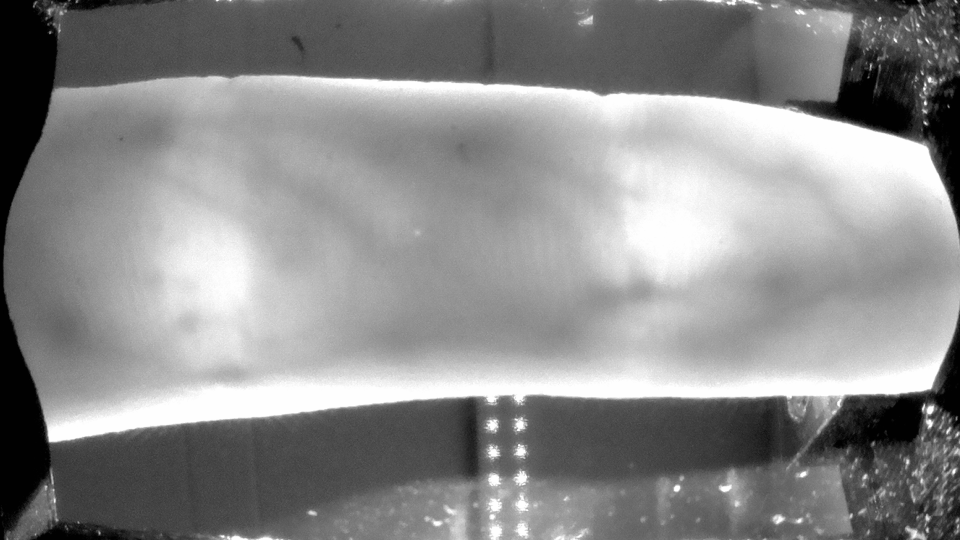
%> input picture matlab tests/2.png, 1920 x 1080 px (shown at 1/2 size)
$ octave lee_usage.m   (GNU Octave 9; MATLAB toolbox functions it lacks are replaced by stand-ins)
%> lines starting %> are read from the running program, lines starting %| are printed output that depends on the picture; in (x1, y1, x2, y2) boxes, pixels count from 0 and x2, y2 are one past the last pixel; in counts of white or black regions, pixels touching at a corner belong together; the program's own positions count from 1
### matlab tests/lee_region.m
function [region, edges] = lee_region(img, mask_h, mask_w)
%> called with mask_h = 4, mask_w = 20
% Localise the finger region using Lee's method

% Parameters:
%  img    - Input vascular image
%  mask_h - Height of the mask
%  mask_w - Width of the mask

% Returns:
%  region - Binary mask indicating the finger region
%  edges  - Matrix containing two rows, first row corresponds to the
%           y-positions of the upper finger edge and the second row
%           corresponds to the y-positions of the lower finger edge.

% Reference:
% Finger vein recognition using minutia-based alignment and local binary
%   pattern-based feature extraction
% E.C. Lee, H.C. Lee and K.R. Park
% International Journal of Imaging Systems and Technology
%   Volume 19, Issue 3, September 2009, Pages 175-178
% doi: 10.1002/ima.20193

% Author:  Bram Ton <b.t.ton@alumnus.utwente.nl>
% Date:    20th March 2012
% License: Simplified BSD License

[img_h, img_w] = size(img);

% Determine lower half starting point
if mod(img_h,2) == 0
    half_img_h = img_h/2 + 1;
else
    half_img_h = ceil(img_h/2);
end

% Construct mask for filtering
mask = zeros(mask_h,mask_w);
mask(1:mask_h/2,:) = -1;
mask(mask_h/2 + 1:end,:) = 1;

% Filter image using mask
img_filt = imfilter(img, mask,'replicate');
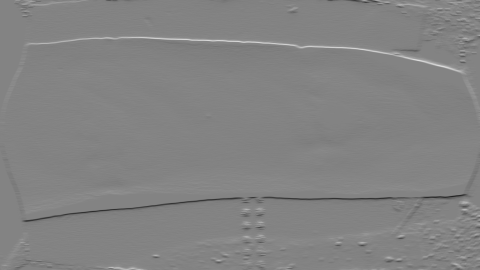
%> img_filt: size 1080x1920 double (shown at 1/4 size); min -13.87, max 13.11, mean 0.00545; drawn with min black and max white
%figure; imshow(img_filt,[])

% Upper part of filtred image
img_filt_up = img_filt(1:(half_img_h-1),:);
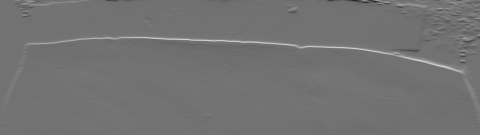
%> img_filt_up: size 540x1920 double (shown at 1/4 size); min -10.65, max 13.11, mean 0.0464; drawn with min black and max white
[~, y_up] = max(img_filt_up);
%> y_up = 1920 values, max 491 at index 1, min 2 at index 65, mean 186.5

% Lower part of filtred image
img_filt_lo = img_filt(half_img_h:end,:);
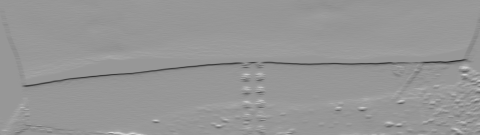
%> img_filt_lo: size 540x1920 double (shown at 1/4 size); min -13.87, max 9.55, mean -0.0355; drawn with min black and max white
[~,y_lo] = min(img_filt_lo);
%> y_lo = 1920 values, max 538 at index 56, min 98 at index 13, mean 281.6

% Fill region between upper and lower edges
region = zeros(size(img));
for i=1:img_w
    region(y_up(i):y_lo(i)+size(img_filt_lo,1), i) = 1;
end
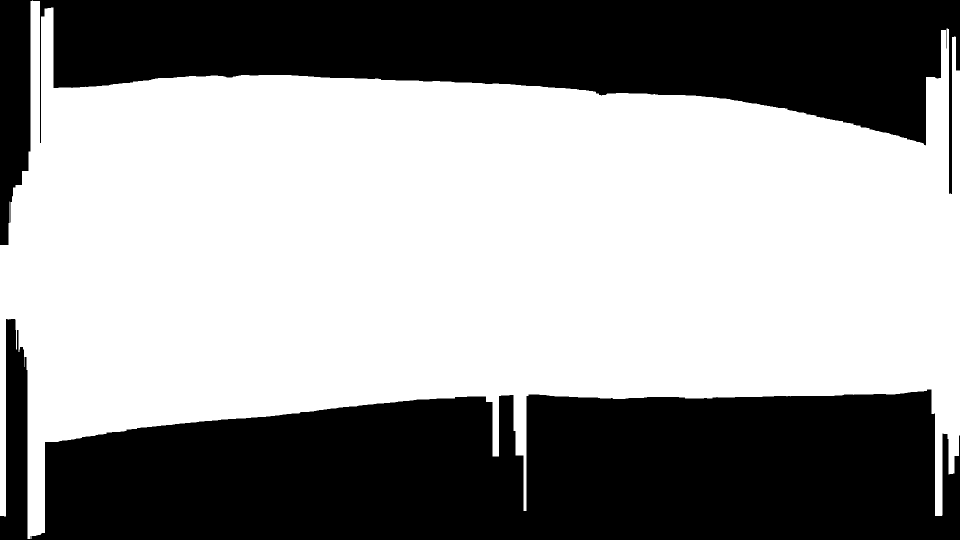
%> region: size 1080x1920 double (shown at 1/2 size); values 0 (black) and 1 (white), 58.9% white; 2 black regions, box (x1, y1, x2, y2) and area: (0, 638, 1920, 1080) 496076, (0, 0, 1920, 490) 356068

% Save y-position of finger edges
edges = zeros(2,img_w);
edges(1,:) = y_up;
edges(2,:) = round(y_lo + size(img_filt_lo,1));

### matlab tests/huang_normalise.m
function [img,fvr,rot,tr] = huang_normalise(img, fvr, edges)
% Simple finger normalisation, it aligns the finger to the centre of the
% image using an affine transformation. Elliptic projection which is
% described in the referenced paper is not included.

% Parameters:
%  img   - Input vascular image
%  fvr   - Binary image of the finger region
%  edges - Edges of the finger, first row contains the y-coordinates of
%          the top edge and the second row contains the y-coordinates of
%          the bottom edge.

% Returns:
%  img - Transformed image
%  fvr - Transformed finger region
%  rot - Rotation in degrees applied by the transformation
%  tr  - Translation in pixels applied in transformation

% Reference:
% Finger-vein authentication based on wide line detector and pattern
%    normalization
% B. Huang, Y. Dai, R. Li, D. Tang and W. Li
% 20th International Conference on Pattern Recognition (ICPR), 2010
% doi: 10.1109/ICPR.2010.316

% Author:  Bram Ton <b.t.ton@alumnus.utwente.nl>
% Date:    13th March 2012
% License: Simplified BSD License

[img_h, img_w] = size(img);
bl = (edges(1,:) + edges(2,:))/2; % Base line

% Fit a straight line through the base line points
brob = robustfit(1:img_w,bl);
rot = -1*atan(brob(2)); % Rotation
tr = img_h/2 - brob(1); % Translation

% Construct the spatial transformation structure for an affine transform
tform = maketform('affine',[cos(rot), sin(rot),0;-sin(rot),cos(rot),0;0,tr,1]);

% Apply the transformation
img = imtransform(img,tform,          'XData',[1 img_w],'YData',[1 img_h]);
fvr = imtransform(fvr,tform,'nearest','XData',[1 img_w],'YData',[1 img_h]);

rot = rot*(180/pi); % Convert radians to degrees

### matlab tests/lee_usage.m
% This script shows how the finger region and edges can be detected.

img = im2double(imread('2.png')); % Read image
%img = imresize(img, 0.5);              % Downscale image

mask_height=4; % Height of the mask
mask_width=20; % Width of the mask
[fvr, edges] = lee_region(img,mask_height,mask_width);
%> edges = 1920 columns, first 8: [491 491 491 491 491 491 491 491; 1032 1032 1032 1032 1032 1032 1032 1032]

% Create a nice image for showing the edges
edge_img = zeros(size(img));
edge_img(edges(1,:) + size(img,1)*[0:size(img,2)-1]) = 1;
%> edge_img: size 1080x1920 double; values 0 (black) and 1 (white), 0.09% white in thin lines or dots, all inside (x1, y1, x2, y2) = (0, 1, 1920, 491)
edge_img(edges(2,:) + size(img,1)*[0:size(img,2)-1]) = 1;
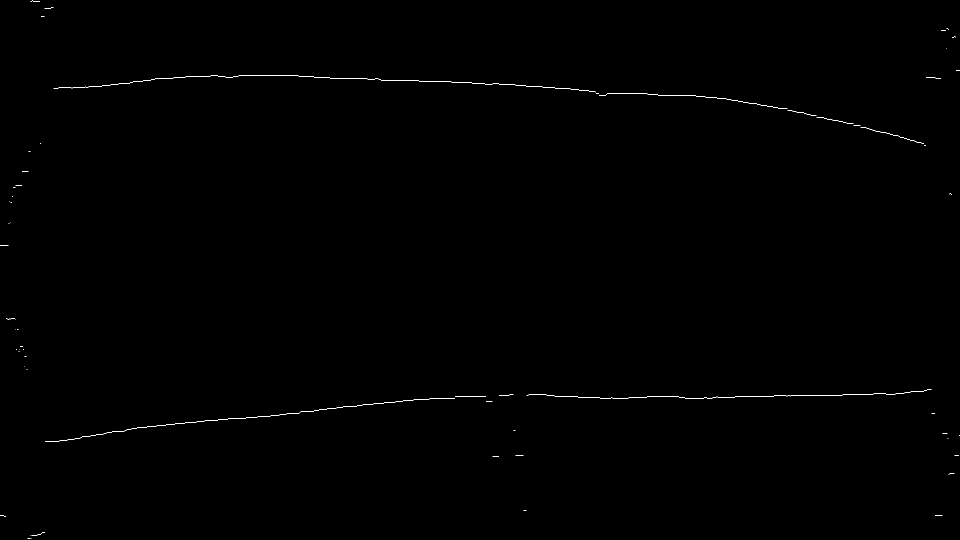
%> edge_img: size 1080x1920 double (shown at 1/2 size); values 0 (black) and 1 (white), 0.19% white in thin lines or dots

rgb = zeros([size(img) 3]);
rgb(:,:,1) = (img - img.*edge_img) + edge_img;
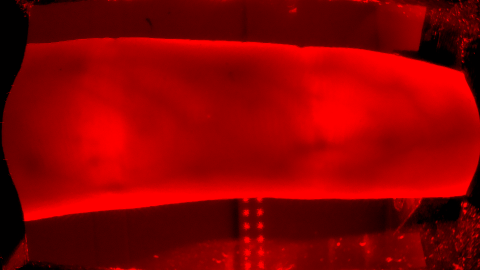
%> rgb: size 1080x1920x3 double (shown at 1/4 size); mean R, G, B 0.545, 0, 0
rgb(:,:,2) = (img - img.*edge_img);
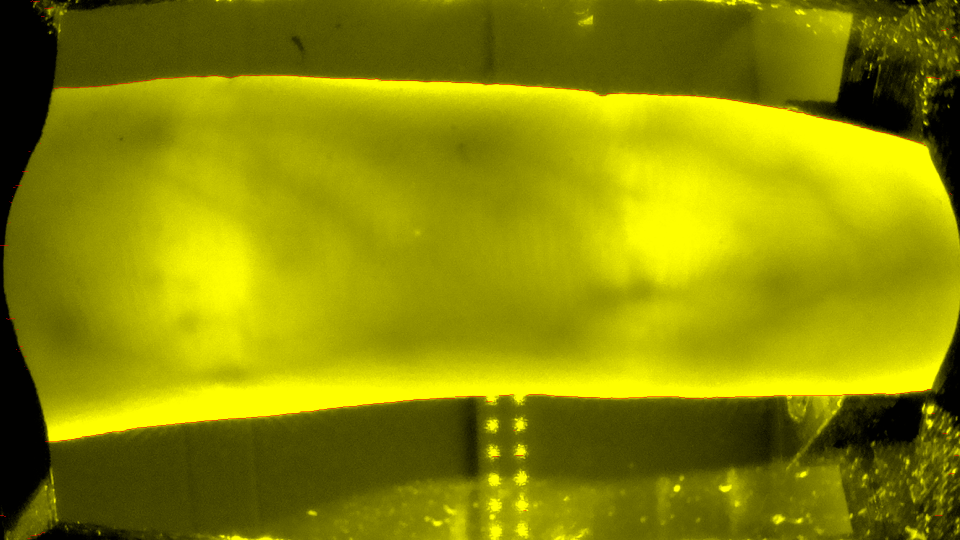
%> rgb: size 1080x1920x3 double (shown at 1/2 size); mean R, G, B 0.545, 0.543, 0
rgb(:,:,3) = (img - img.*edge_img);

% Show the original, detected region and edges in one figure
figure;
subplot(3,1,1)
  imshow(img,[])
  title('Original image')
subplot(3,1,2)
  imshow(fvr)
  title('Finger region')
 subplot(3,1,3)
  imshow(rgb)
  title('Finger edges')

%% Image for report
[imgn,fvrn,rot,tr] = huang_normalise(img,fvr,edges);
%> in huang_normalise, `bl = (edges(1,:) + edges(2,:))/2;`: bl = 1920 values, max 762 at index 9, min 450 at index 103, mean 504
%> the run ends on the next line

$ run again, with matlab tests/1.png copied over matlab tests/2.png
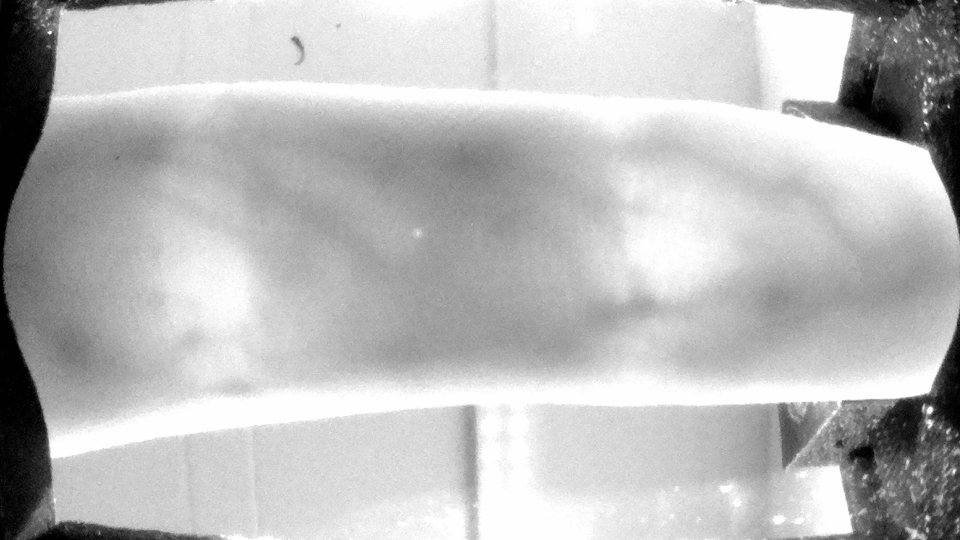
%> input picture matlab tests/1.png, 1920 x 1080 px (shown at 1/2 size)
%> y_up = 1920 values, max 530 at index 1228, min 1 at index 1, mean 149.3
%> y_lo = 1920 values, max 537 at index 54, min 19 at index 3, mean 328
%> after the loop in lee_region, `for i=1:img_w`:
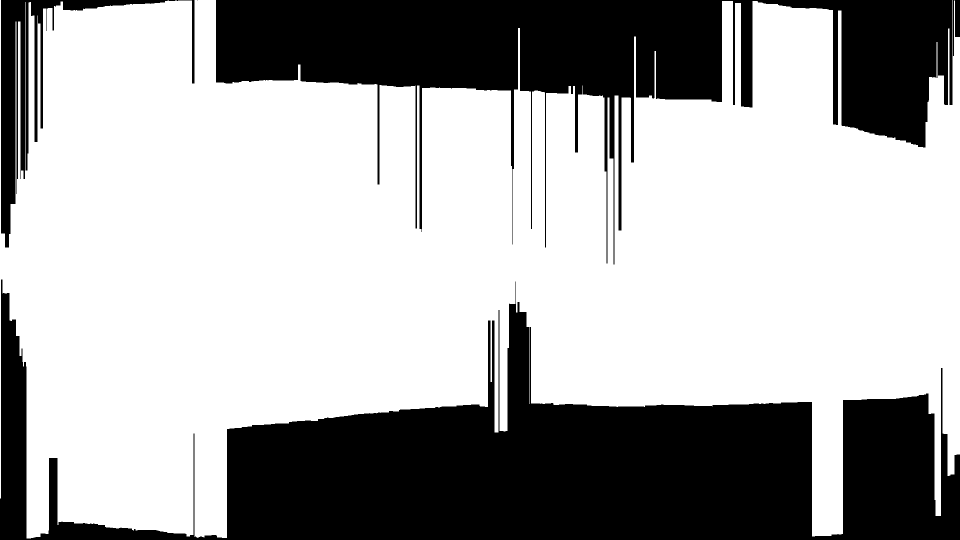
%> region: size 1080x1920 double (shown at 1/2 size); values 0 (black) and 1 (white), 66.6% white; 5 black regions (1 under 20 px), largest, box (x1, y1, x2, y2) and area: (0, 559, 1920, 1080) 407065, (432, 0, 1905, 529) 256421, (2, 0, 389, 495) 27372, (1906, 0, 1920, 112) 966
%> edges = 1920 columns, first 8: [1 1 468 468 468 468 468 468; 997 997 559 559 559 587 586 586]
%> `rgb(:,:,2) = (img - img.*edge_img);`:
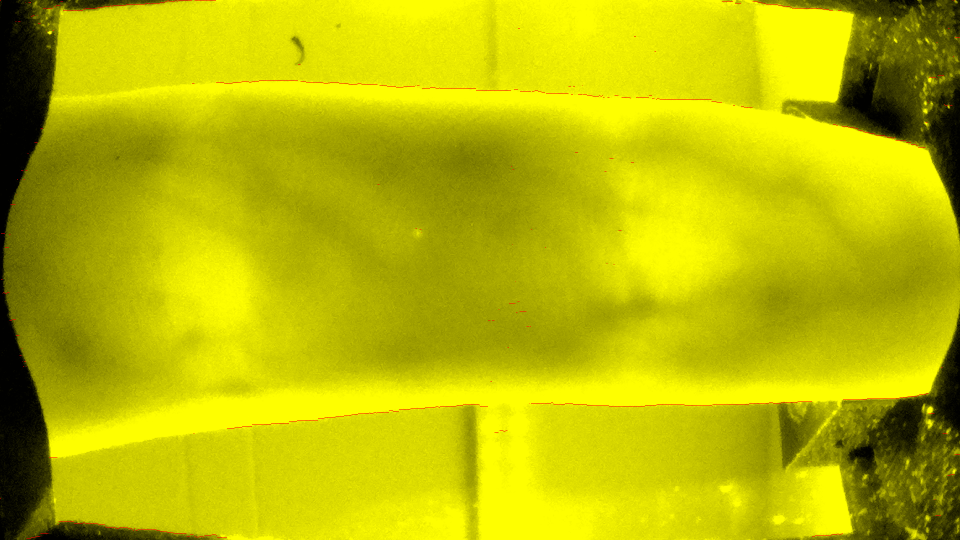
%> rgb: size 1080x1920x3 double (shown at 1/2 size); mean R, G, B 0.736, 0.734, 0
%> bl = 1920 values, max 709.5 at index 54, min 330.5 at index 1037, mean 508.6

$ run again, with matlab tests/3.png copied over matlab tests/2.png
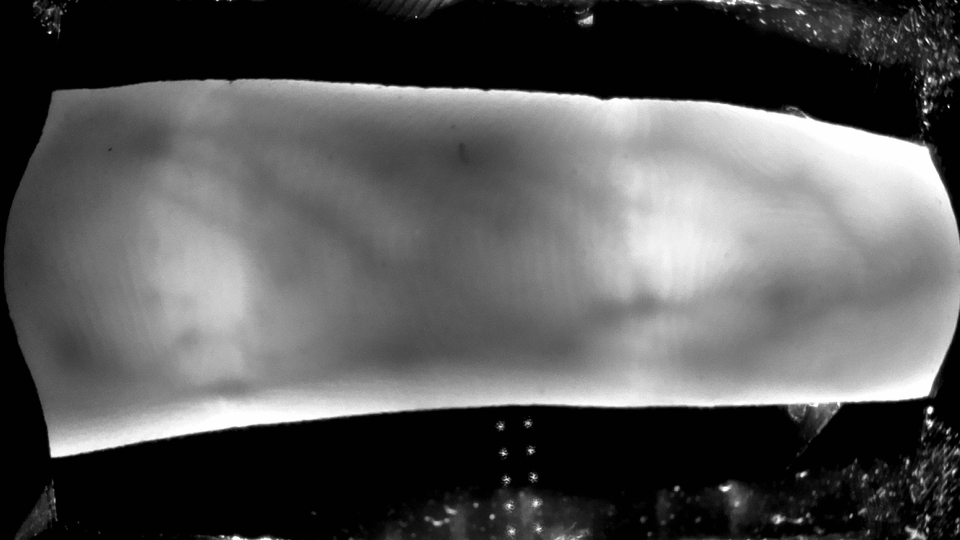
%> input picture matlab tests/3.png, 1920 x 1080 px (shown at 1/2 size)
%> y_up = 1920 values, max 529 at index 2, min 3 at index 66, mean 194.5
%> y_lo = 1920 values, max 533 at index 48, min 37 at index 1, mean 294.5
%> after the loop in lee_region, `for i=1:img_w`:
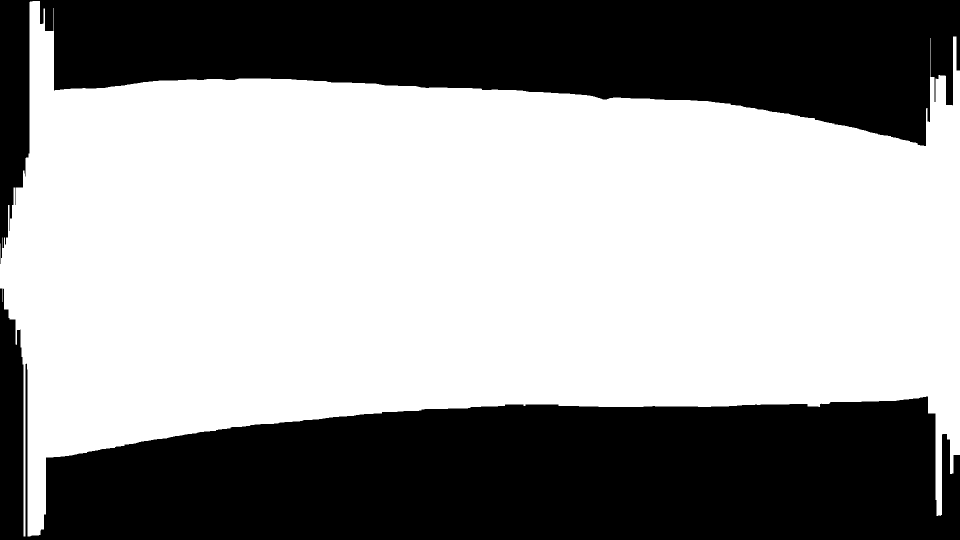
%> region: size 1080x1920 double (shown at 1/2 size); values 0 (black) and 1 (white), 59.4% white; 2 black regions, box (x1, y1, x2, y2) and area: (0, 577, 1920, 1080) 471318, (0, 0, 1920, 528) 371561
%> edges = 1920 columns, first 8: [488 529 517 517 476 497 497 497; 577 577 577 577 577 604 577 578]
%> `rgb(:,:,2) = (img - img.*edge_img);`:
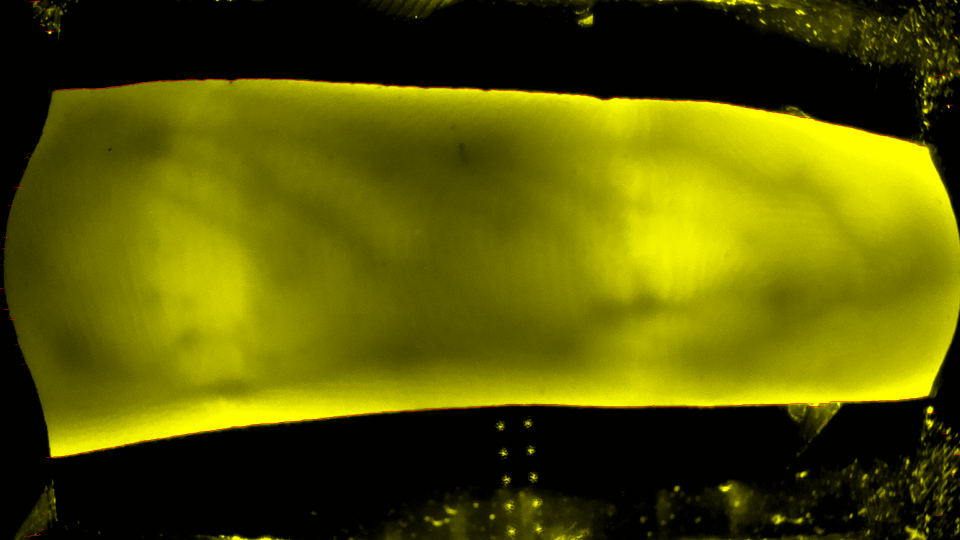
%> rgb: size 1080x1920x3 double (shown at 1/2 size); mean R, G, B 0.337, 0.335, 0
%> bl = 1920 values, max 713.5 at index 51, min 452 at index 1861, mean 514.5
